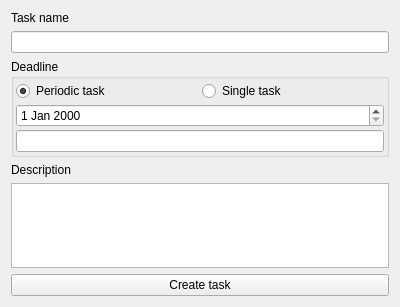
<?xml version="1.0" encoding="UTF-8"?>
<ui version="4.0">
 <class>NewTaskDialog</class>
 <widget class="QWidget" name="NewTaskDialog">
  <property name="geometry">
   <rect>
    <x>0</x>
    <y>0</y>
    <width>400</width>
    <height>307</height>
   </rect>
  </property>
  <property name="windowTitle">
   <string>Widget</string>
  </property>
  <layout class="QVBoxLayout" name="verticalLayout">
   <item>
    <layout class="QVBoxLayout" name="verticalLayout_2">
     <item>
      <widget class="QLabel" name="labelTaskName">
       <property name="text">
        <string>Task name</string>
       </property>
      </widget>
     </item>
     <item>
      <widget class="QLineEdit" name="editTaskName"/>
     </item>
     <item>
      <widget class="QGroupBox" name="groupBoxDeadline">
       <property name="sizePolicy">
        <sizepolicy hsizetype="Preferred" vsizetype="Preferred">
         <horstretch>0</horstretch>
         <verstretch>0</verstretch>
        </sizepolicy>
       </property>
       <property name="title">
        <string>Deadline</string>
       </property>
       <layout class="QVBoxLayout" name="verticalLayout_3">
        <property name="spacing">
         <number>3</number>
        </property>
        <property name="leftMargin">
         <number>2</number>
        </property>
        <property name="topMargin">
         <number>2</number>
        </property>
        <property name="rightMargin">
         <number>2</number>
        </property>
        <property name="bottomMargin">
         <number>2</number>
        </property>
        <item>
         <layout class="QHBoxLayout" name="hLayoutRadio">
          <item>
           <widget class="QRadioButton" name="radioPeriodicTask">
            <property name="text">
             <string>Periodic task</string>
            </property>
            <property name="checked">
             <bool>true</bool>
            </property>
           </widget>
          </item>
          <item>
           <widget class="QRadioButton" name="radioSingle">
            <property name="text">
             <string>Single task</string>
            </property>
           </widget>
          </item>
         </layout>
        </item>
        <item>
         <widget class="QDateEdit" name="dateEdit"/>
        </item>
        <item>
         <widget class="QLineEdit" name="lineEdit"/>
        </item>
       </layout>
      </widget>
     </item>
     <item>
      <widget class="QLabel" name="labelDescription">
       <property name="text">
        <string>Description</string>
       </property>
      </widget>
     </item>
     <item>
      <widget class="QTextEdit" name="textEdit_2">
       <property name="sizePolicy">
        <sizepolicy hsizetype="Expanding" vsizetype="Expanding">
         <horstretch>0</horstretch>
         <verstretch>0</verstretch>
        </sizepolicy>
       </property>
      </widget>
     </item>
     <item>
      <widget class="QPushButton" name="buttonCreateTask">
       <property name="minimumSize">
        <size>
         <width>120</width>
         <height>0</height>
        </size>
       </property>
       <property name="text">
        <string>Create task</string>
       </property>
      </widget>
     </item>
    </layout>
   </item>
  </layout>
 </widget>
 <resources/>
 <connections/>
</ui>
